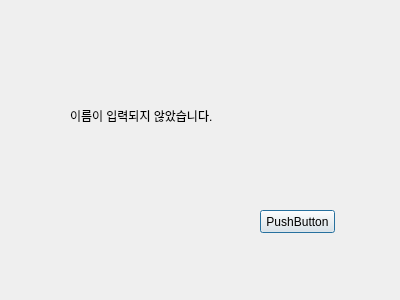
<?xml version="1.0" encoding="UTF-8"?>
<ui version="4.0">
 <class>Dialog</class>
 <widget class="QDialog" name="Dialog">
  <property name="geometry">
   <rect>
    <x>0</x>
    <y>0</y>
    <width>400</width>
    <height>300</height>
   </rect>
  </property>
  <property name="windowTitle">
   <string>Dialog</string>
  </property>
  <widget class="QPushButton" name="pushButton">
   <property name="geometry">
    <rect>
     <x>260</x>
     <y>210</y>
     <width>75</width>
     <height>23</height>
    </rect>
   </property>
   <property name="text">
    <string>PushButton</string>
   </property>
  </widget>
  <widget class="QLabel" name="label">
   <property name="geometry">
    <rect>
     <x>70</x>
     <y>80</y>
     <width>241</width>
     <height>71</height>
    </rect>
   </property>
   <property name="text">
    <string>이름이 입력되지 않았습니다.</string>
   </property>
  </widget>
 </widget>
 <resources/>
 <connections/>
</ui>
